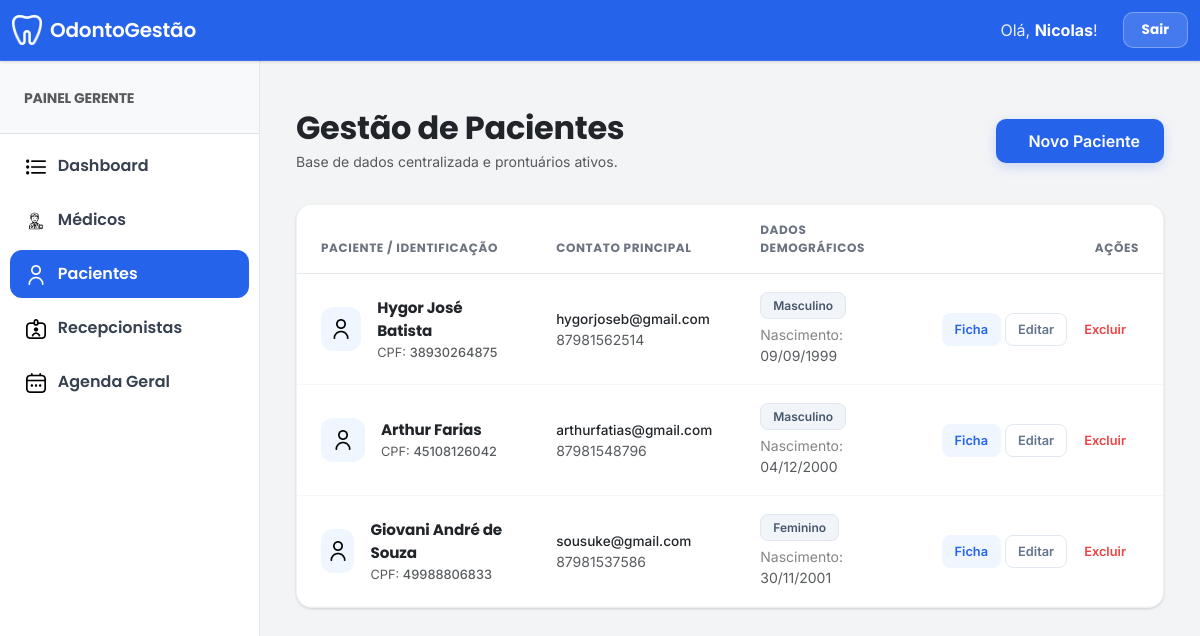
Screenshot of /manage_paciente/ (signed in) with the database file from the repository.
### clinica_app/models.py (models this page shows, shortened)
class CustomUser(AbstractUser):
    USER_TYPE_CHOICES = (
        ('1', 'Gerente'),
        ('2', 'Dentista'),
        ('3', 'Paciente'),
        ('4', 'Recepcionista'),
    )
    email = models.EmailField(unique=True)
    user_type = models.CharField(default='1', choices=USER_TYPE_CHOICES, max_length=1)
    first_name = models.CharField("Nome completo", max_length=150, blank=True)
    REQUIRED_FIELDS = ['email', 'first_name']

class Paciente(models.Model):
    admin = models.OneToOneField(CustomUser, on_delete=models.CASCADE)
    genero = models.CharField(max_length=50, null=True, blank=True)
    cpf = models.CharField(max_length=14, null=True, blank=True)
    telefone = models.CharField(max_length=20, null=True, blank=True)
    data_nascimento = models.DateField(null=True, blank=True)
    address = models.TextField(null=True, blank=True)
    historico_medico = models.TextField(null=True, blank=True)

### clinica_app/views.py (the view)
# urls.py: path('manage_paciente/', views.manage_paciente, name="manage_paciente"),
@login_required
def manage_paciente(request):
    if str(request.user.user_type) not in ["1", "4"]: return redirect('home')
    q = (request.GET.get("q") or "").strip()
    pacientes = Paciente.objects.all()
    if q:
        q_cpf = limpar_valor(q)
        filtro = Q(admin__first_name__icontains=q) | Q(admin__last_name__icontains=q)
        if q_cpf:
            filtro = filtro | Q(cpf__icontains=q_cpf)
        pacientes = pacientes.filter(filtro)
    return render(request, "gerente_template/manage_paciente_template.html", {"pacientes": pacientes, "query": q})

### clinica_app/templates/gerente_template/manage_paciente_template.html (shortened to what this page needs)
{% extends 'base.html' %}
{% load static %}
{% block main_content %}
<div class="container-fluid py-4 page-container">
    <div class="row page-header align-items-center">
        <div class="col-md-6">
            <h2 class="fw-bold text-dark mb-1">Gestão de Pacientes</h2>
            <p class="text-muted small mb-0">Base de dados centralizada e prontuários ativos.</p>
        </div>
        <div class="col-md-6 text-md-end mt-3 mt-md-0">
            <a href="{% url 'add_paciente' %}" class="btn btn-add">
                 Novo Paciente
            </a>
        </div>
    </div>
    <div class="content-card">
        <div class="table-responsive">
            <table class="table table-custom mb-0">
                <thead>
                    <tr>
                        <th>Paciente / Identificação</th>
                        <th>Contato Principal</th>
                        <th>Dados Demográficos</th>
                        <th class="text-end">Ações</th>
                    </tr>
                </thead>
                <tbody>
                    {% for paciente in pacientes %}
                    <tr>
                        <td>
                            <div class="d-flex align-items-center">
                                <div class="patient-avatar me-3">
                                    <img src="{% static 'utilizador.png' %}" alt="Ícone">
                                </div>
                                <div>
                                    <div class="fw-bold text-dark" style="font-size: 0.95rem;">
                                        {{ paciente.admin.first_name }} {{ paciente.admin.last_name }}
                                    </div>
                                    <div class="text-muted" style="font-size: 0.8rem;">
                                        CPF: <span class="fw-medium">{{ paciente.cpf|default:"---" }}</span>
                                    </div>
                                </div>
                            </div>
                        </td>
                        <td>
                            <div class="text-dark fw-medium" style="font-size: 0.85rem;">
                                {{ paciente.admin.email }}
                            </div>
                            <div class="text-muted small">
                                {{ paciente.telefone|default:"Sem telefone" }}
                            </div>
                        </td>
                        <td>
                            <span class="badge-gender">
                                {{ paciente.genero|default:"Não informado" }}
                            </span>
                            <div class="text-muted small mt-2">
                                {% if paciente.data_nascimento %}
                                    <span class="opacity-75">Nascimento:</span> {{ paciente.data_nascimento|date:"d/m/Y" }}
                                {% else %}
                                    <span class="opacity-50">Sem data cadastrada</span>
                                {% endif %}
                            </div>
                        </td>
                        <td class="text-end">
                            <div class="d-flex justify-content-end btn-action-group">
                                <a href="{% url 'view_paciente' paciente.id %}" class="btn btn-ficha" title="Ver Prontuário">
                                    Ficha
                                </a>
                                <a href="{% url 'edit_paciente' paciente.admin.id %}" class="btn btn-edit">
                                    Editar
                                </a>
                                <a href="{% url 'delete_paciente' paciente.admin.id %}"
                                   class="btn btn-delete"
                                   onclick="return confirm('Deseja realmente remover este paciente?')">
                                    Excluir
                                </a>
                            </div>
                        </td>
                    </tr>
                    {% endfor %}
                </tbody>
            </table>
        </div>
    </div>
</div>
{% endblock main_content %}

### clinica_app/templates/base.html (shortened to what this page needs)
{% load static %}
<!DOCTYPE html>
<html lang="pt-br">
<head>
    <link href="https://cdn.jsdelivr.net/npm/bootstrap@5.3.0/dist/css/bootstrap.min.css" rel="stylesheet">
</head>
<body>
    {% if user.is_authenticated %}
    <nav class="navbar navbar-expand-lg">
        <div class="container-fluid">
            <a class="navbar-brand" href="#">
                <img src="{% static 'denteb.png' %}" alt="Logo" width="30" height="30" class="me-2">
                OdontoGestão
            </a>
            <div class="collapse navbar-collapse" id="navbarNav">
                <ul class="navbar-nav ms-auto align-items-center">
                    <li class="nav-item">
                        <span class="user-welcome">Olá, <span class="user-name">{{ user.first_name }}</span>!</span>
                    </li>
                    <li class="nav-item">
                        <a class="nav-link-custom" href="{% url 'logout_user' %}">Sair</a>
                    </li>
                </ul>
            </div>
        </div>
    </nav>
    {% endif %}
    <div class="main-wrapper">
        {% if user.is_authenticated %}
        <aside id="sidebar">
            <div class="p-4 border-bottom bg-light">
                <small class="text-uppercase fw-bold text-muted">
                    {% if user.user_type == '1' %}Painel Gerente
                    {% elif user.user_type == '2' %}Painel Médico
                    {% elif user.user_type == '4' %}Painel Recepção
                    {% endif %}
                </small>
            </div>
            <nav class="mt-2">
                {% with url_name=request.resolver_match.url_name %}
                {% if user.user_type == '2' %}
                    <a href="{% url 'dentista_home' %}" class="sidebar-link {% if url_name == 'dentista_home' %}active{% endif %}">
                        <img src="{% static 'computador.png' %}" width="20" class="me-2"> Meu Painel
                    </a>
                    <a href="{% url 'dentista_manage_paciente' %}" class="sidebar-link {% if url_name == 'dentista_manage_paciente' or url_name == 'view_paciente' %}active{% endif %}">
                        <img src="{% static 'utilizador.png' %}" width="20" class="me-2"> Pacientes
                    </a>
                    <a href="{% url 'add_consulta' %}" class="sidebar-link {% if url_name == 'add_consulta' %}active{% endif %}">
                        <img src="{% static 'adicionar.png' %}" width="20" class="me-2"> Agendar Consulta
                    </a>
                {% elif user.user_type == '1' %}
                    <a href="{% url 'gerente_home' %}" class="sidebar-link {% if url_name == 'gerente_home' %}active{% endif %}">
                        <img src="{% static 'lista.png' %}" width="20" class="me-2"> Dashboard
                    </a>
                    <a href="{% url 'manage_dentista' %}" class="sidebar-link {% if 'dentista' in url_name %}active{% endif %}">
                        <img src="{% static 'dentista.png' %}" width="20" class="me-2"> Médicos
                    </a>
                    <a href="{% url 'manage_paciente' %}" class="sidebar-link {% if 'paciente' in url_name %}active{% endif %}">
                        <img src="{% static 'utilizador.png' %}" width="20" class="me-2"> Pacientes
                    </a>
                    <a href="{% url 'manage_recepcionista' %}" class="sidebar-link {% if 'recepcionista' in url_name %}active{% endif %}">
                        <img src="{% static 'recepcionista.png' %}" width="20" class="me-2"> Recepcionistas
                    </a>
                    <a href="{% url 'manage_consulta' %}" class="sidebar-link {% if 'consulta' in url_name %}active{% endif %}">
                        <img src="{% static 'calendario.png' %}" width="20" class="me-2"> Agenda Geral
                    </a>
                {% endif %}
                {% endwith %}
            </nav>
        </aside>
        {% endif %}
        <main id="content-area">
            {% block main_content %}{% endblock %}
        </main>
    </div>
</body>
</html>

### clinica_app/templates/base.html (style rules this page uses)
:root { --accent: #2563eb; --accent-dark: #1d4ed8; --accent-soft: #eff6ff; --bg: #f3f4f6; --surface: #ffffff; --text: #111827; --muted: #6b7280; --border: #e5e7eb; --shadow: 0 1px 2px rgba(16, 24, 40, 0.06), 0 1px 3px rgba(16, 24, 40, 0.10); --radius: 12px; }
body { background-color: var(--bg); font-family: 'Inter', sans-serif; color: var(--text); overflow-x: hidden; }
h1, h2, h3, h4, h5, h6, .navbar-brand, .fw-bold { font-family: 'Poppins', sans-serif; font-weight: 600; letter-spacing: -0.01em; }
.navbar { background: var(--accent); border-bottom: 1px solid rgba(255, 255, 255, 0.1); box-shadow: var(--shadow); padding: 10px 0; z-index: 1030; }
.navbar-brand { color: #ffffff !important; font-size: 1.25rem; text-decoration: none; display: flex; align-items: center; }
.navbar-brand img { filter: brightness(0) invert(1); }
.user-welcome { color: rgba(255, 255, 255, 0.9); margin-right: 15px; }
.user-name { color: #ffffff; font-weight: 700; }
.nav-link-custom { font-family: 'Poppins', sans-serif; font-weight: 700; padding: 7px 18px; border-radius: 10px; background: rgba(255, 255, 255, 0.15); color: #ffffff !important; margin-left: 10px; border: 1px solid rgba(255, 255, 255, 0.3); text-decoration: none; display: inline-block; font-size: 0.85rem; transition: all 0.2s ease; }
.main-wrapper { display: flex; min-height: calc(100vh - 64px); }
#sidebar { width: 260px; background: var(--surface); border-right: 1px solid var(--border); transition: all 0.2s; }
.sidebar-link { display: block; margin: 6px 10px; padding: 12px 16px; color: #374151; text-decoration: none; font-family: 'Poppins', sans-serif; font-weight: 600; transition: 0.15s; position: relative; border-radius: 12px; }
.sidebar-link.active { background: var(--accent); color: #ffffff; }
.sidebar-link.active img { filter: brightness(0) invert(1); }
#content-area { flex: 1; padding: 24px; }

### clinica_app/templates/gerente_template/manage_paciente_template.html (style rules this page uses)
.page-container { animation: fadeIn 0.5s ease-in-out; }
.page-header { margin-bottom: 2rem; }
.btn-add { background-color: var(--accent); color: white; border: none; padding: 10px 24px; border-radius: 10px; font-weight: 600; transition: all 0.3s ease; box-shadow: 0 4px 12px rgba(37, 99, 235, 0.2); }
.content-card { background: var(--surface); border-radius: 16px; border: 1px solid rgba(0, 0, 0, 0.05); box-shadow: var(--shadow); overflow: hidden; }
.table-custom thead { background-color: #f8fafc; }
.table-custom thead th { font-family: 'Poppins', sans-serif; font-size: 0.75rem; text-transform: uppercase; letter-spacing: 0.05em; font-weight: 700; color: var(--muted); border-bottom: 1px solid var(--border); padding: 16px 24px; }
.table-custom tbody tr { transition: background-color 0.2s ease; }
.table-custom td { padding: 18px 24px; border-bottom: 1px solid rgba(0, 0, 0, 0.03); vertical-align: middle; }
.patient-avatar { width: 44px; height: 44px; background-color: var(--accent-soft); border-radius: 12px; display: flex; align-items: center; justify-content: center; transition: all 0.3s ease; }
.patient-avatar img { width: 20px; transition: all 0.3s ease; }
.badge-gender { font-size: 0.75rem; font-weight: 600; padding: 5px 12px; border-radius: 8px; background-color: #f1f5f9; color: #475569; border: 1px solid #e2e8f0; }
.btn-action-group .btn { padding: 6px 12px; border-radius: 8px; font-size: 0.8rem; font-weight: 600; transition: all 0.2s; margin-left: 4px; }
.btn-ficha { color: var(--accent); border: 1.5px solid var(--accent-soft); background: var(--accent-soft); }
.btn-edit { color: #64748b; border: 1.5px solid #e2e8f0; background: transparent; }
.btn-delete { color: #ef4444; border: 1.5px solid transparent; background: transparent; }

### rows the page displays
CustomUser: first_name "Nicolas"
Paciente: admin.first_name "Hygor José Batista", cpf "38930264875", admin.email "hygorjoseb@gmail.com", telefone "87981562514", genero "Masculino", data_nascimento "09/09/1999"
Paciente: admin.first_name "Arthur Farias", cpf "45108126042", admin.email "arthurfatias@gmail.com", telefone "87981548796", genero "Masculino", data_nascimento "04/12/2000"
Paciente: admin.first_name "Giovani André de Souza", cpf "49988806833", admin.email "sousuke@gmail.com", telefone "87981537586", genero "Feminino", data_nascimento "30/11/2001"
